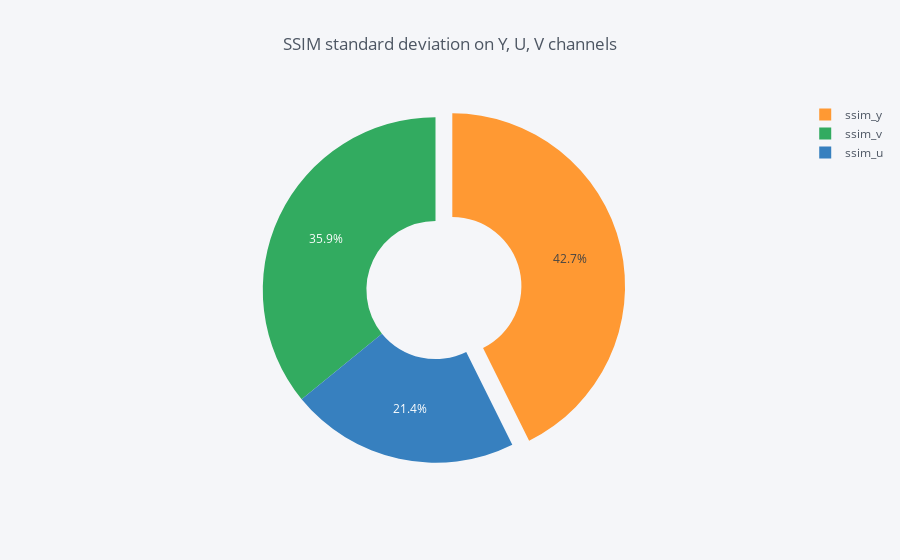

The notebook cell this image was saved under:
### Code cell
df2.iplot(kind="pie", labels="ssim", values="std", hole=0.4,
          pull=[0.1, 0, 0], title="SSIM standard deviation on Y, U, V channels")

### Figure 1 — Plotly figure (JSON) as saved in the notebook; plotly's stock layout.template omitted (floating-point values rounded to 4 significant figures)
{"data": [{"hole": 0.4, "labels": ["ssim_y", "ssim_u", "ssim_v"], "marker": {"colors": ["rgba(255, 153, 51, 1.0)", "rgba(55, 128, 191, 1.0)", "rgba(50, 171, 96, 1.0)"]}, "name": "", "pull": [0.1, 0, 0], "type": "pie", "values": [0.01084, 0.005449, 0.009118]}], "layout": {"autosize": true, "legend": {"bgcolor": "#F5F6F9", "font": {"color": "#4D5663"}}, "paper_bgcolor": "#F5F6F9", "plot_bgcolor": "#F5F6F9", "title": {"font": {"color": "#4D5663"}, "text": "SSIM standard deviation on Y, U, V channels"}}}
